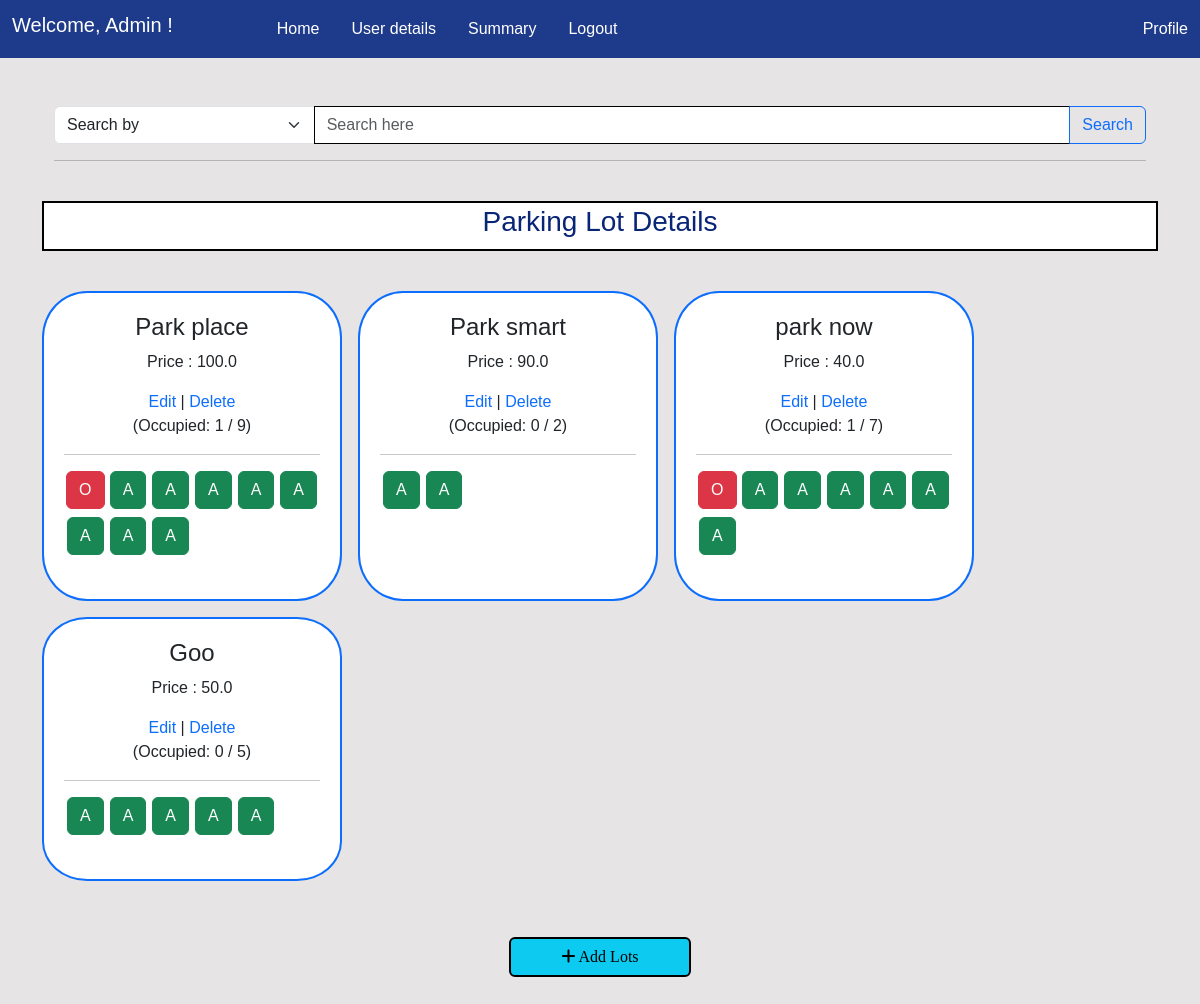
Page /admin (signed in) on the earlier database version.
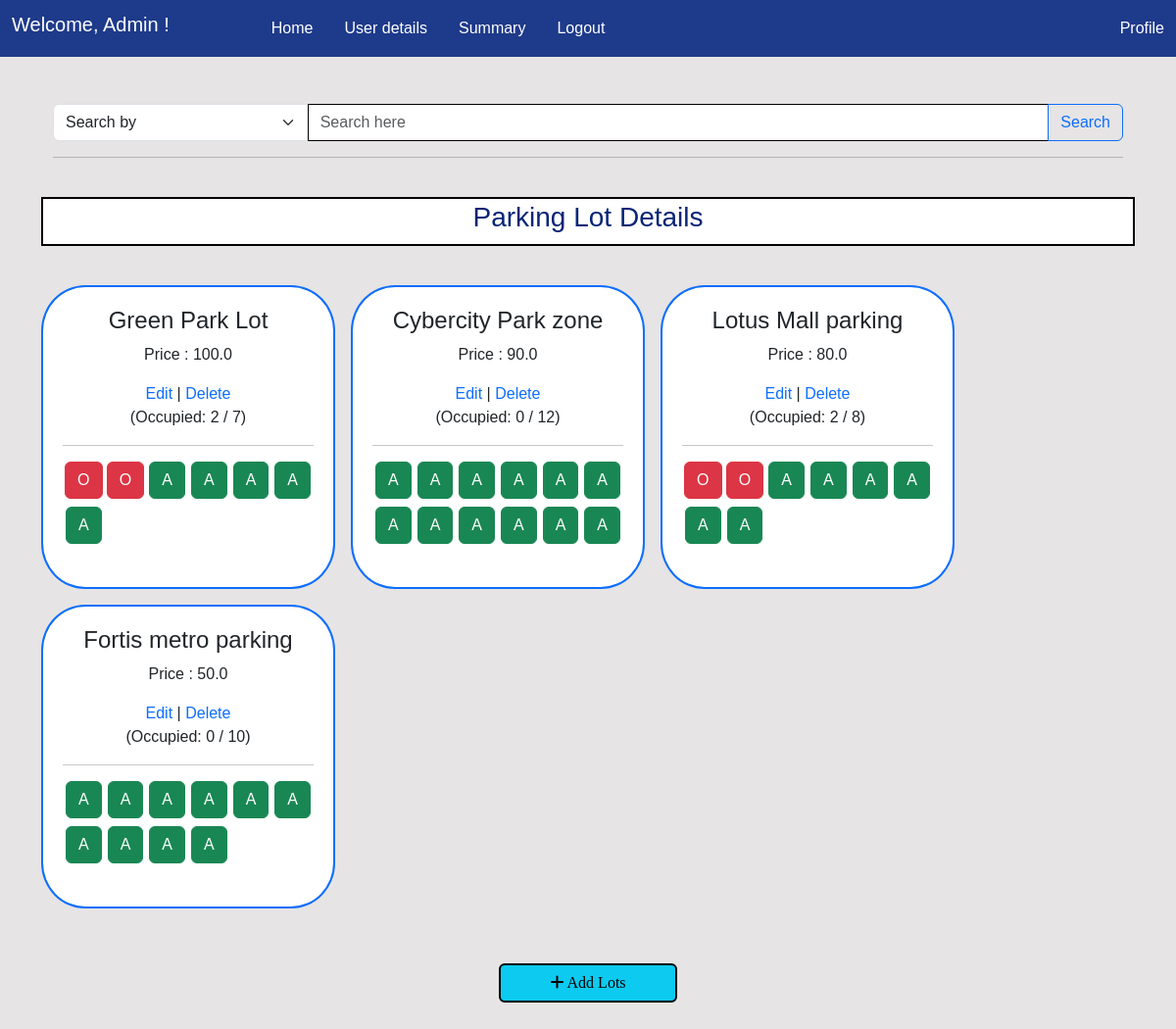
Same page on the later database version.
### models.py (models this page shows)
class ParkingLot(db.Model):
    __tablename__ = 'parkinglot'
    id = db.Column(db.Integer, primary_key=True)
    name = db.Column(db.String(50), nullable=False)
    address = db.Column(db.String(100), nullable=False)
    pincode = db.Column(db.String(10), nullable=False)
    total_spots = db.Column(db.Integer, nullable=False)
    price_per_hour = db.Column(db.Float, nullable=False)
    spots= db.relationship('ParkingSpot', backref='parkinglot', lazy=True,cascade="all, delete-orphan" )
    lots= db.relationship('Reservation', backref='parkinglot', lazy=True,cascade="all, delete-orphan")

class ParkingSpot(db.Model):
    __tablename__ = 'parkingspot'
    id = db.Column(db.Integer, primary_key=True)
    lot_id = db.Column(db.Integer, db.ForeignKey('parkinglot.id'), nullable=False)
    spot_number = db.Column(db.Integer, nullable=False)
    is_occupied = db.Column(db.Boolean, default=False)
    reserved_spot = db.relationship('Reservation', backref='parkingspot', lazy=True ,cascade="all, delete-orphan")

### routes.py (the view, shortened to what this page needs)
@app.route('/admin')
@admin_required
def admin():
    parkinglots = ParkingLot.query.all()
    parameter= request.args.get('parameter')
    query= request.args.get('query')
    parameters= {
        'default':'Search by ',
        'lotname' : 'Lot name',
        'location' :'Location',
        'pincode' : 'Pincode',
        'lotid': 'Lot ID',
        'totalspot': 'Total Spots'
    }
    return render_template('admin.html',parkinglots=parkinglots,parameters=parameters,param=parameter,query=query)

### routes.py (called while the page is built)
def admin_required(f):
    @wraps(f)
    def decorated_function(*args, **kwargs):
        if 'user_id' not in session:
            flash('Please login to continue')
            return redirect(url_for('login'))
        user= User.query.get(session['user_id'])
        if not user.is_admin:
            flash('You do not have permission to access this page')
            return redirect(url_for('user'))
        return f(*args, **kwargs)
    return decorated_function

### templates/admin.html (shortened to what this page needs)
{% extends 'layout.html' %}
 {% block content %}
<div class="container-fluid mt-5">
    {% include 'searchbar.html' %}
    <hr>
    <div class="row mb-3">
        <div class="heading d-flex mt-4">
            <h3>Parking Lot Details</h3>
        </div>
        {% for parkinglot in parkinglots %}
        <div class="contain col-3 me-3 mb-3" style="width: 300px; overflow-y: auto; ">
            <h4 class="text-center ">{{parkinglot.name}}</h4>
            <p class="text-center">Price : {{parkinglot.price_per_hour}}</p>
            <div class="lot-controls text-center ">
                <a href="{{ url_for('edit_lot', id=parkinglot.id) }}">Edit</a> |
                <a href="{{ url_for('delete_lot', id=parkinglot.id) }}">Delete</a>
            </div>
            <div class="occupied-info text-center">(Occupied: {{ parkinglot.spots | selectattr('is_occupied') | list |
                length }} / {{parkinglot.total_spots }})</div>
            <hr>
            <div class="container mb-3">
                <div class="row">
                    {% for spot in parkinglot.spots %}
                    <div class="col-2 mb-2 d-flex justify-content-center">
                        <div class="smallcontain">
                            {% if spot.is_occupied %}
                            <a href="{{ url_for('delete_spot' , id=spot.id)}}" class="btn btn-danger">O</a>
                            {% else %}
                            <a href="{{ url_for('delete_spot' , id=spot.id)}}" class="btn btn-success">A</a>
                            {% endif %}
                        </div>
                    </div>
                    {% endfor %}
                </div>
            </div>
        </div>
        {% endfor %}
    </div>
    <div class=" d-grid gap-2 col-2 mx-auto mb-5">
        <a href="{{url_for('add_lot')}}" class="chfont btn btn-info mt-4" style="border:2px solid black">
            <i class="fa fa-plus" aria-hidden="true"></i>
            Add Lots
        </a>
    </div>
</div>
{% endblock %}

Differences in the rows shown:
changed ParkingLot: name "Park place" → "Green Park Lot"; spots|selectattr "1" → "2"; total_spots "9" → "7"
changed ParkingSpot (number 2 of 37 on the later page): is_occupied "A" → "O"
changed ParkingLot: name "Park smart" → "Cybercity Park zone"; total_spots "2" → "12"
changed ParkingLot: name "park now" → "Lotus Mall parking"; price_per_hour "40.0" → "80.0"; spots|selectattr "1" → "2"; total_spots "7" → "8"
changed ParkingSpot (number 21 of 37 on the later page): is_occupied "A" → "O"
changed ParkingLot: name "Goo" → "Fortis metro parking"; total_spots "5" → "10"
